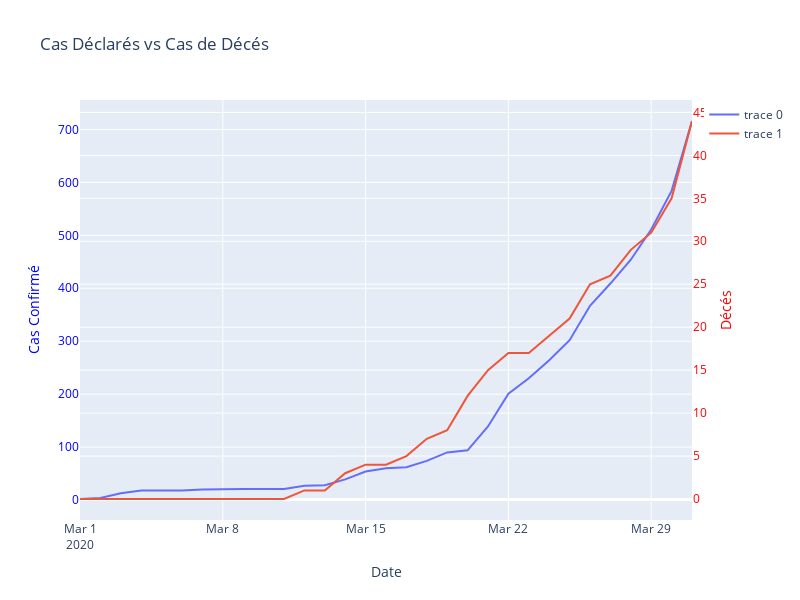
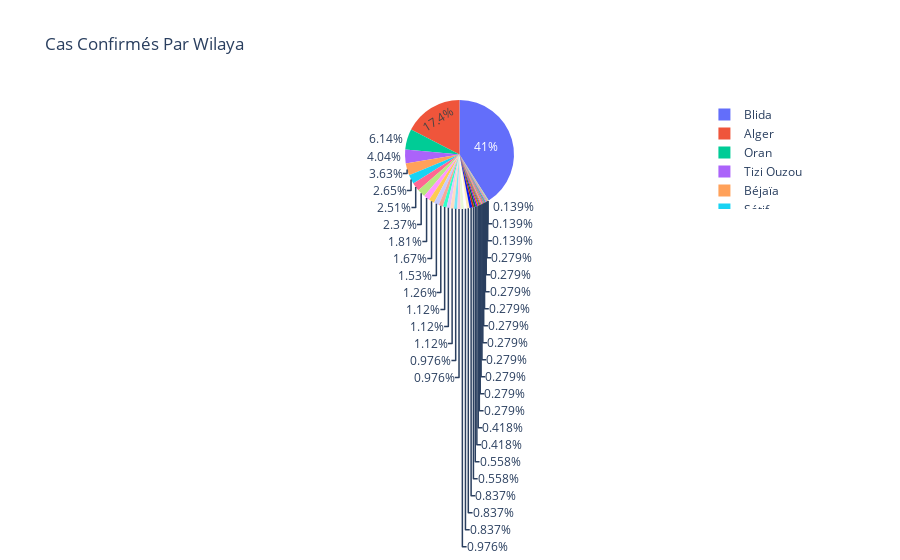
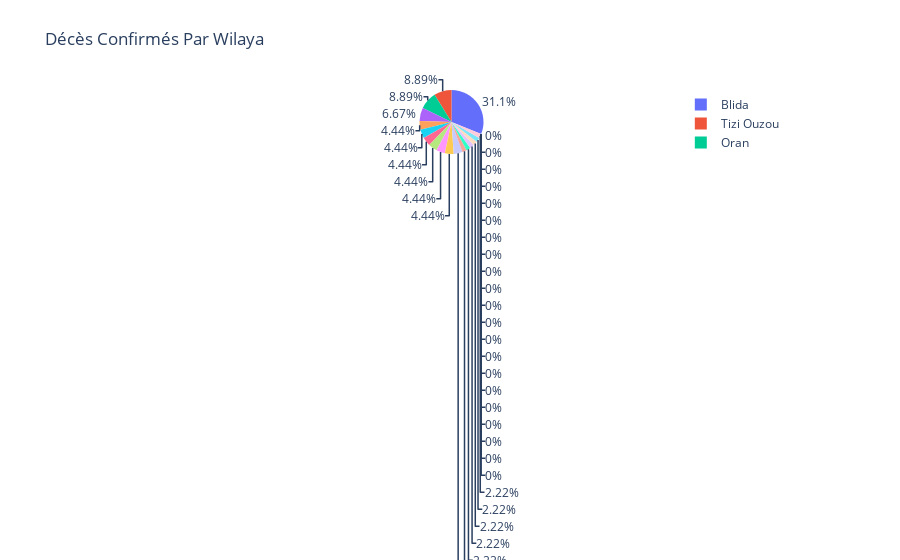
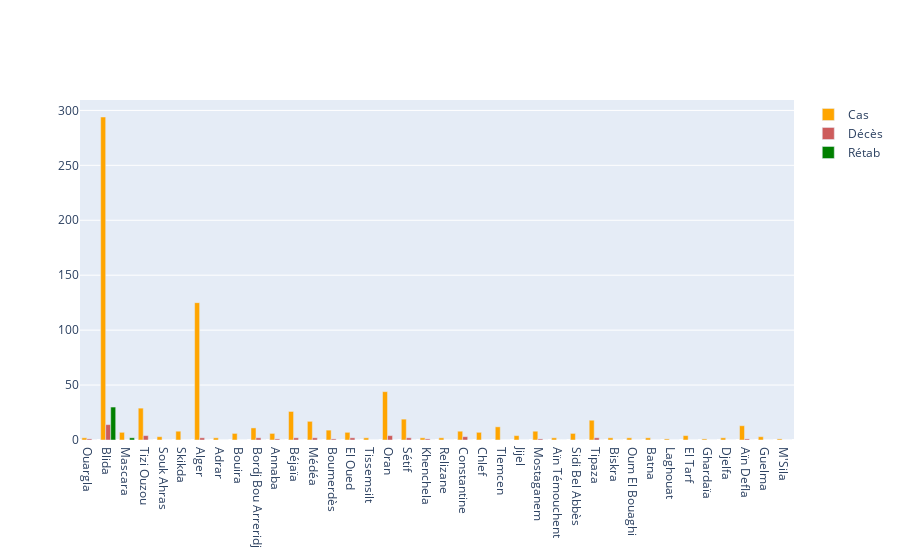

Notebook source saved alongside these figures, in order:
### Code cell
import plotly.express as px
import plotly.graph_objs as go
import pandas as pd
import datetime as dt
from plotly.subplots import make_subplots

dates = [dt.datetime(2020,3,i) for i in range(1,32)]

df = pd.read_csv("covid_dz.csv")

df["dates"] = dates

covid_cases = go.Scatter(x=df["dates"],y=df["Cases"])
covid_deaths = go.Scatter(x = df["dates"],y=df["Deaths"],yaxis="y2")

layout = go.Layout(height=600, width=800,
                   title='Cas Déclarés vs Cas de Décés',
                   # Same x and first y
                   xaxis=dict(title='Date'),
                   yaxis=dict(title='Cas Confirmé', color='blue'),
                   # Add a second yaxis to the right of the plot
                   yaxis2=dict(title='Décés', color='red',
                               overlaying='y', side='right')
                   )
fig = go.Figure(data=[covid_cases, covid_deaths ], layout=layout)

fig.show()

## cilayas pie chart

wilayas = pd.read_csv("wilayas_covid.csv")
wilayas = wilayas.fillna(0)

fig = px.pie(wilayas, values='Cas', names='Wilayas', title='Cas Confirmés Par Wilaya')

fig.show()


fig = px.pie(wilayas, values='Décès', names='Wilayas', title='Décès Confirmés Par Wilaya')

fig.show()


# cas, deces et rétablissement par wilayas

fig4 = go.Figure()

fig4.add_trace(
    go.Bar(
    x=wilayas.Wilayas,
    y=wilayas.Cas,
    name='Cas',
    marker_color='orange')
)

fig4.add_trace(go.Bar(
    x = wilayas.Wilayas,
    y = wilayas["Décès"],
    name = "Décès",
    marker_color = 'indianred'

))

fig4.add_trace(go.Bar(
    x = wilayas.Wilayas,
    y = wilayas["Rétab"],
    name = "Rétab",
    marker_color = 'green'

))

fig4.show()

### Figure 1 — Plotly figure (JSON) as saved in the notebook; plotly's stock layout.template omitted (floating-point values rounded to 4 significant figures)
{"data": [{"type": "scatter", "x": ["2020-03-01T00:00:00", "2020-03-02T00:00:00", "2020-03-03T00:00:00", "2020-03-04T00:00:00", "2020-03-05T00:00:00", "2020-03-06T00:00:00", "2020-03-07T00:00:00", "2020-03-08T00:00:00", "2020-03-09T00:00:00", "2020-03-10T00:00:00", "2020-03-11T00:00:00", "2020-03-12T00:00:00", "2020-03-13T00:00:00", "2020-03-14T00:00:00", "2020-03-15T00:00:00", "2020-03-16T00:00:00", "2020-03-17T00:00:00", "2020-03-18T00:00:00", "2020-03-19T00:00:00", "2020-03-20T00:00:00", "2020-03-21T00:00:00", "2020-03-22T00:00:00", "2020-03-23T00:00:00", "2020-03-24T00:00:00", "2020-03-25T00:00:00", "2020-03-26T00:00:00", "2020-03-27T00:00:00", "2020-03-28T00:00:00", "2020-03-29T00:00:00", "2020-03-30T00:00:00", "2020-03-31T00:00:00"], "y": [2, 4, 13, 18, 18, 18, 20, 21, 21, 21, 21, 27, 28, 39, 54, 60, 62, 74, 90, 94, 139, 201, 230, 264, 302, 367, 409, 454, 511, 584, 716]}, {"type": "scatter", "x": ["2020-03-01T00:00:00", "2020-03-02T00:00:00", "2020-03-03T00:00:00", "2020-03-04T00:00:00", "2020-03-05T00:00:00", "2020-03-06T00:00:00", "2020-03-07T00:00:00", "2020-03-08T00:00:00", "2020-03-09T00:00:00", "2020-03-10T00:00:00", "2020-03-11T00:00:00", "2020-03-12T00:00:00", "2020-03-13T00:00:00", "2020-03-14T00:00:00", "2020-03-15T00:00:00", "2020-03-16T00:00:00", "2020-03-17T00:00:00", "2020-03-18T00:00:00", "2020-03-19T00:00:00", "2020-03-20T00:00:00", "2020-03-21T00:00:00", "2020-03-22T00:00:00", "2020-03-23T00:00:00", "2020-03-24T00:00:00", "2020-03-25T00:00:00", "2020-03-26T00:00:00", "2020-03-27T00:00:00", "2020-03-28T00:00:00", "2020-03-29T00:00:00", "2020-03-30T00:00:00", "2020-03-31T00:00:00"], "y": [0, 0, 0, 0, 0, 0, 0, 0, 0, 0, 0, 1, 1, 3, 4, 4, 5, 7, 8, 12, 15, 17, 17, 19, 21, 25, 26, 29, 31, 35, 44], "yaxis": "y2"}], "layout": {"height": 600, "title": {"text": "Cas Déclarés vs Cas de Décés"}, "width": 800, "xaxis": {"title": {"text": "Date"}}, "yaxis": {"color": "blue", "title": {"text": "Cas Confirmé"}}, "yaxis2": {"color": "red", "overlaying": "y", "side": "right", "title": {"text": "Décés"}}}}

### Figure 2 — Plotly figure (JSON) as saved in the notebook; plotly's stock layout.template omitted (floating-point values rounded to 4 significant figures)
{"data": [{"domain": {"x": [0, 1], "y": [0, 1]}, "hoverlabel": {"namelength": 0}, "hovertemplate": "Wilayas=%{label}<br>Cas=%{value}", "labels": ["Ouargla", "Blida", "Mascara", "Tizi Ouzou", "Souk Ahras", "Skikda", "Alger", "Adrar", "Bouira", "Bordj Bou Arreridj", "Annaba", "Béjaïa", "Médéa", "Boumerdès", "El Oued", "Tissemsilt", "Oran", "Sétif", "Khenchela", "Relizane", "Constantine", "Chlef", "Tlemcen", "Jijel", "Mostaganem", "Aïn Témouchent", "Sidi Bel Abbès", "Tipaza", "Biskra", "Oum El Bouaghi", "Batna", "Laghouat", "El Tarf", "Ghardaïa", "Djelfa", "Aïn Defla", "Guelma", "M'Sila"], "legendgroup": "", "name": "", "showlegend": true, "type": "pie", "values": [2, 294, 7, 29, 3, 8, 125, 2, 6, 11, 6, 26, 17, 9, 7, 2, 44, 19, 2, 2, 8, 7, 12, 4, 8, 2, 6, 18, 2, 2, 2, 1, 4, 1, 2, 13, 3, 1]}], "layout": {"legend": {"tracegroupgap": 0}, "title": {"text": "Cas Confirmés Par Wilaya"}}}

### Figure 3 — Plotly figure (JSON) as saved in the notebook; plotly's stock layout.template omitted (floating-point values rounded to 4 significant figures)
{"data": [{"domain": {"x": [0, 1], "y": [0, 1]}, "hoverlabel": {"namelength": 0}, "hovertemplate": "Wilayas=%{label}<br>Décès=%{value}", "labels": ["Ouargla", "Blida", "Mascara", "Tizi Ouzou", "Souk Ahras", "Skikda", "Alger", "Adrar", "Bouira", "Bordj Bou Arreridj", "Annaba", "Béjaïa", "Médéa", "Boumerdès", "El Oued", "Tissemsilt", "Oran", "Sétif", "Khenchela", "Relizane", "Constantine", "Chlef", "Tlemcen", "Jijel", "Mostaganem", "Aïn Témouchent", "Sidi Bel Abbès", "Tipaza", "Biskra", "Oum El Bouaghi", "Batna", "Laghouat", "El Tarf", "Ghardaïa", "Djelfa", "Aïn Defla", "Guelma", "M'Sila"], "legendgroup": "", "name": "", "showlegend": true, "type": "pie", "values": [1, 14, 0, 4, 0, 0, 2, 0, 0, 2, 1, 2, 2, 1, 2, 0, 4, 2, 1, 0, 3, 0, 0, 0, 1, 0, 0, 2, 0, 0, 0, 0, 0, 0, 0, 1, 0, 0]}], "layout": {"legend": {"tracegroupgap": 0}, "title": {"text": "Décès Confirmés Par Wilaya"}}}

### Figure 4 — Plotly figure (JSON) as saved in the notebook; plotly's stock layout.template omitted (floating-point values rounded to 4 significant figures)
{"data": [{"marker": {"color": "orange"}, "name": "Cas", "type": "bar", "x": ["Ouargla", "Blida", "Mascara", "Tizi Ouzou", "Souk Ahras", "Skikda", "Alger", "Adrar", "Bouira", "Bordj Bou Arreridj", "Annaba", "Béjaïa", "Médéa", "Boumerdès", "El Oued", "Tissemsilt", "Oran", "Sétif", "Khenchela", "Relizane", "Constantine", "Chlef", "Tlemcen", "Jijel", "Mostaganem", "Aïn Témouchent", "Sidi Bel Abbès", "Tipaza", "Biskra", "Oum El Bouaghi", "Batna", "Laghouat", "El Tarf", "Ghardaïa", "Djelfa", "Aïn Defla", "Guelma", "M'Sila"], "y": [2, 294, 7, 29, 3, 8, 125, 2, 6, 11, 6, 26, 17, 9, 7, 2, 44, 19, 2, 2, 8, 7, 12, 4, 8, 2, 6, 18, 2, 2, 2, 1, 4, 1, 2, 13, 3, 1]}, {"marker": {"color": "indianred"}, "name": "Décès", "type": "bar", "x": ["Ouargla", "Blida", "Mascara", "Tizi Ouzou", "Souk Ahras", "Skikda", "Alger", "Adrar", "Bouira", "Bordj Bou Arreridj", "Annaba", "Béjaïa", "Médéa", "Boumerdès", "El Oued", "Tissemsilt", "Oran", "Sétif", "Khenchela", "Relizane", "Constantine", "Chlef", "Tlemcen", "Jijel", "Mostaganem", "Aïn Témouchent", "Sidi Bel Abbès", "Tipaza", "Biskra", "Oum El Bouaghi", "Batna", "Laghouat", "El Tarf", "Ghardaïa", "Djelfa", "Aïn Defla", "Guelma", "M'Sila"], "y": [1, 14, 0, 4, 0, 0, 2, 0, 0, 2, 1, 2, 2, 1, 2, 0, 4, 2, 1, 0, 3, 0, 0, 0, 1, 0, 0, 2, 0, 0, 0, 0, 0, 0, 0, 1, 0, 0]}, {"marker": {"color": "green"}, "name": "Rétab", "type": "bar", "x": ["Ouargla", "Blida", "Mascara", "Tizi Ouzou", "Souk Ahras", "Skikda", "Alger", "Adrar", "Bouira", "Bordj Bou Arreridj", "Annaba", "Béjaïa", "Médéa", "Boumerdès", "El Oued", "Tissemsilt", "Oran", "Sétif", "Khenchela", "Relizane", "Constantine", "Chlef", "Tlemcen", "Jijel", "Mostaganem", "Aïn Témouchent", "Sidi Bel Abbès", "Tipaza", "Biskra", "Oum El Bouaghi", "Batna", "Laghouat", "El Tarf", "Ghardaïa", "Djelfa", "Aïn Defla", "Guelma", "M'Sila"], "y": [0, 30, 2, 0, 0, 0, 0, 0, 0, 0, 0, 0, 0, 0, 0, 0, 0, 0, 0, 0, 0, 0, 0, 0, 0, 0, 0, 0, 0, 0, 0, 0, 0, 0, 0, 0, 0, 0]}], "layout": {}}
